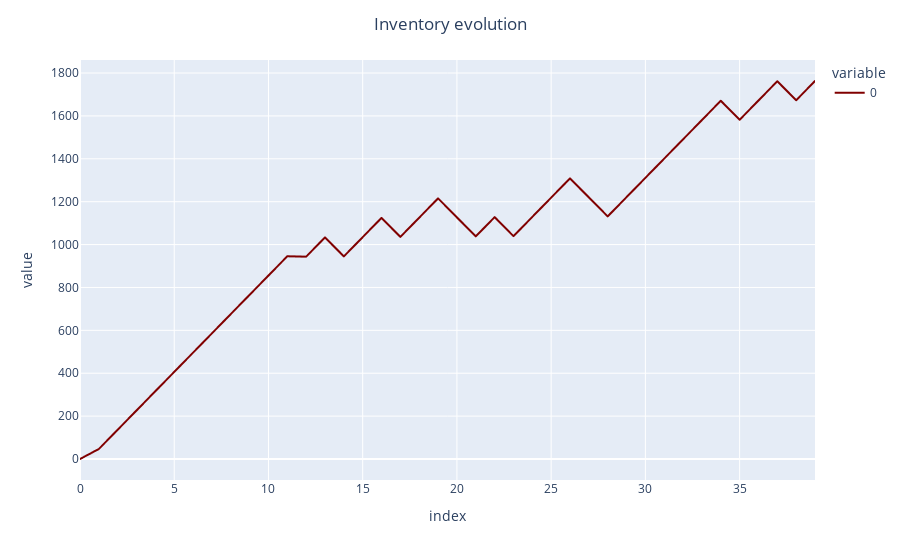

Write notebook code for a chart like this one.
### Code cell
fig = px.line(Y_t)
fig.update_traces(line_color = "maroon")
fig.update_layout(title_text = "Inventory evolution", title_x = 0.5)
fig.show()

### Figure 1 — Plotly figure (JSON) as saved in the notebook; plotly's stock layout.template omitted (floating-point values rounded to 4 significant figures)
{"data": [{"hovertemplate": "variable=0<br>index=%{x}<br>value=%{y}<extra></extra>", "legendgroup": "0", "line": {"color": "maroon", "dash": "solid"}, "marker": {"symbol": "circle"}, "mode": "lines", "name": "0", "showlegend": true, "type": "scattergl", "x": [0, 1, 2, 3, 4, 5, 6, 7, 8, 9, 10, 11, 12, 13, 14, 15, 16, 17, 18, 19, 20, 21, 22, 23, 24, 25, 26, 27, 28, 29, 30, 31, 32, 33, 34, 35, 36, 37, 38, 39], "xaxis": "x", "y": [0, 46.67, 136.6, 226.4, 316.3, 406.2, 496.1, 586.0, 675.8, 765.7, 855.6, 945.5, 943.6, 1033.0, 944.7, 1035.0, 1124.0, 1036.0, 1126.0, 1216.0, 1127.0, 1038.0, 1128.0, 1039.0, 1129.0, 1219.0, 1309.0, 1220.0, 1131.0, 1221.0, 1311.0, 1401.0, 1491.0, 1581.0, 1671.0, 1582.0, 1672.0, 1762.0, 1673.0, 1763.0], "yaxis": "y"}], "layout": {"legend": {"title": {"text": "variable"}, "tracegroupgap": 0}, "margin": {"t": 60}, "title": {"text": "Inventory evolution", "x": 0.5}, "xaxis": {"anchor": "y", "domain": [0, 1], "title": {"text": "index"}}, "yaxis": {"anchor": "x", "domain": [0, 1], "title": {"text": "value"}}}}
